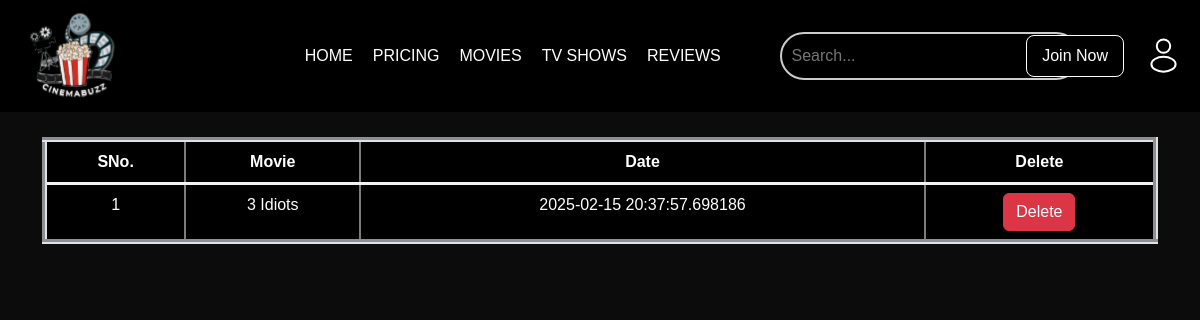
Before: /history with the older database file.
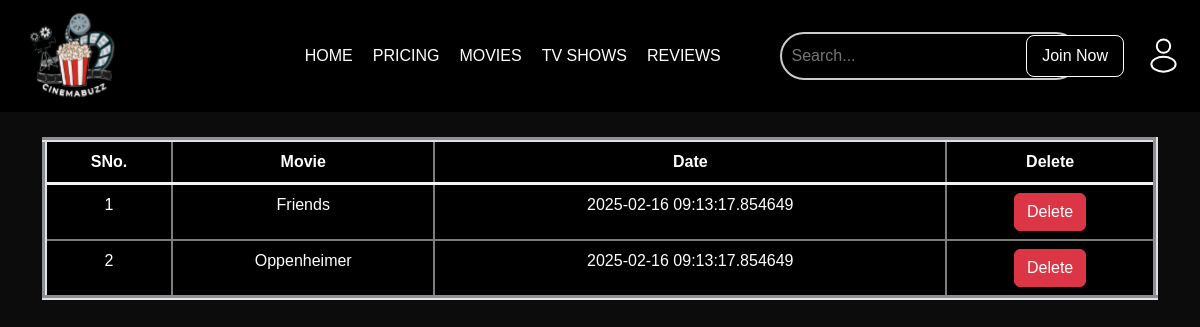
After: the same page with the newer database file.
### app.py (models this page shows)
class Search(db.Model):
    sno = db.Column(db.Integer, primary_key=True, autoincrement=True)
    movie = db.Column(db.String(150), nullable=False)
    date_searched = db.Column(db.DateTime, default=datetime.now(timezone.utc))
    def __repr__(self) -> str:
        return f"{self.sno} - {self.movie} - {self.date_searched}"

### app.py (the view, shortened to what this page needs)
@app.route('/history', methods=['GET', 'POST'])
def search():
    allSearch = Search.query.all()
    print(allSearch)
    return render_template("history.html", allSearch=allSearch)

### templates/history.html (shortened to what this page needs)
<!DOCTYPE html>
<html lang="en">
<head>
    <link rel="stylesheet" href="https://cdn.jsdelivr.net/npm/bootstrap@5.3.3/dist/css/bootstrap.rtl.min.css"
>
    <link rel="stylesheet" href="{{url_for('static', filename='history.css')}}">
</head>
<body>
    <header>
        <div class="navbar">
            <div class="logo"><img src="{{ url_for('static', filename='Images/logo.svg') }} " alt="logo"></div>
            <nav>
                <ul>
                    <li><a href="#">HOME</a></li>
                    <li><a href="#">PRICING</a></li>
                    <li><a href="#">MOVIES</a></li>
                    <li><a href="#">TV SHOWS</a></li>
                    <li><a href="#">REVIEWS</a></li>
                </ul>
            </nav>
            <div class="search-container">
                <form action="/" method="POST">
                    <input type="text" class="search-input" name="movie" id="movie" placeholder="Search...">
                </form>
            </div>
            <button class="search-btn"><img src="{{ url_for('static', filename='Images/search-icon.svg') }}"
                    alt="Search"></button>
            <button class="join-btn"><a href="/home">Join Now</a></button>
            <button class="login-btn"><img src="{{ url_for('static', filename='Images/login-icon.svg') }}"
                    alt="login-icon"></button>
        </div>
    </header>
    <div class="container">
        <table class="table" border="5px">
            <thead>
                <tr>
                    <th scope="col" >SNo.</th>
                    <th scope="col">Movie</th>
                    <th scope="col">Date</th>
                    <th scope="col">Delete</th>
                </tr>
            </thead>
            <tbody>
                {% for movie in allSearch %}
            <tr>
                <td scope="row">{{ loop.index }}</td>
                <td>{{ movie.movie}}</td>
                <td>{{ movie.date_searched }}</td>
                <td><a href="/history/delete/{{ movie.sno }}" class="btn btn-danger">Delete</a></td>
            </tr>
            {% endfor %}
        </tbody>
      </table>
        </div>
</body>
</html>

### static/history.css (style rules this page uses)
body { font-family: Arial, sans-serif; background-color: #0c0c0c; color: white; margin: 0; padding: 0; }
.navbar { display: flex; justify-content: space-between; align-items: center; background-color: #000; flex-wrap: wrap; }
.navbar .logo { font-size: 24px; font-weight: bold; }
.navbar .logo img { width: 100px; margin-left: 20px; }
.navbar ul { list-style: none; display: flex; gap: 20px; padding: 0; margin: 0; position: relative; left: 132px; }
.navbar ul li a { color: white; text-decoration: none; font-size: 16px; }
.join-btn { background-color: black; color: white; padding: 8px 15px; border: 1px solid white; border-radius: 8px; cursor: pointer; position: absolute; right: 76px; }
.join-btn a { color: white; text-decoration: none; }
.search-container { color:white; position: relative; width: 300px; left:138px; }
.search-input { width: 100%; padding: 10px; border: 2px solid #ccc; color: #ffffff; background-color: #000; border-radius: 25px; outline: none; font-size: 16px; }
.search-btn { margin-right: 30px; background-color: black; border-style: none; outline: none; position: relative; left: 36px; }
.login-btn { background-color: black; color: white; padding: 8px 15px; cursor: pointer; border: none; border-radius: 8px; }
.table { width: 100%; border-collapse: collapse; margin: 25px 0; color: white; }
.table td, .table th { color:white; background-color: black; border: 2px solid rgb(124, 124, 124); text-align: center; }
.table th { border-bottom: 3px solid #f3f2f2; }

Changed rows visible on the page:
removed Search: movie "3 Idiots", date_searched "2025-02-15 20:37:57.698186"
added Search: movie "Friends", date_searched "2025-02-16 09:13:17.854649"
added Search: movie "Oppenheimer", date_searched "2025-02-16 09:13:17.854649"
